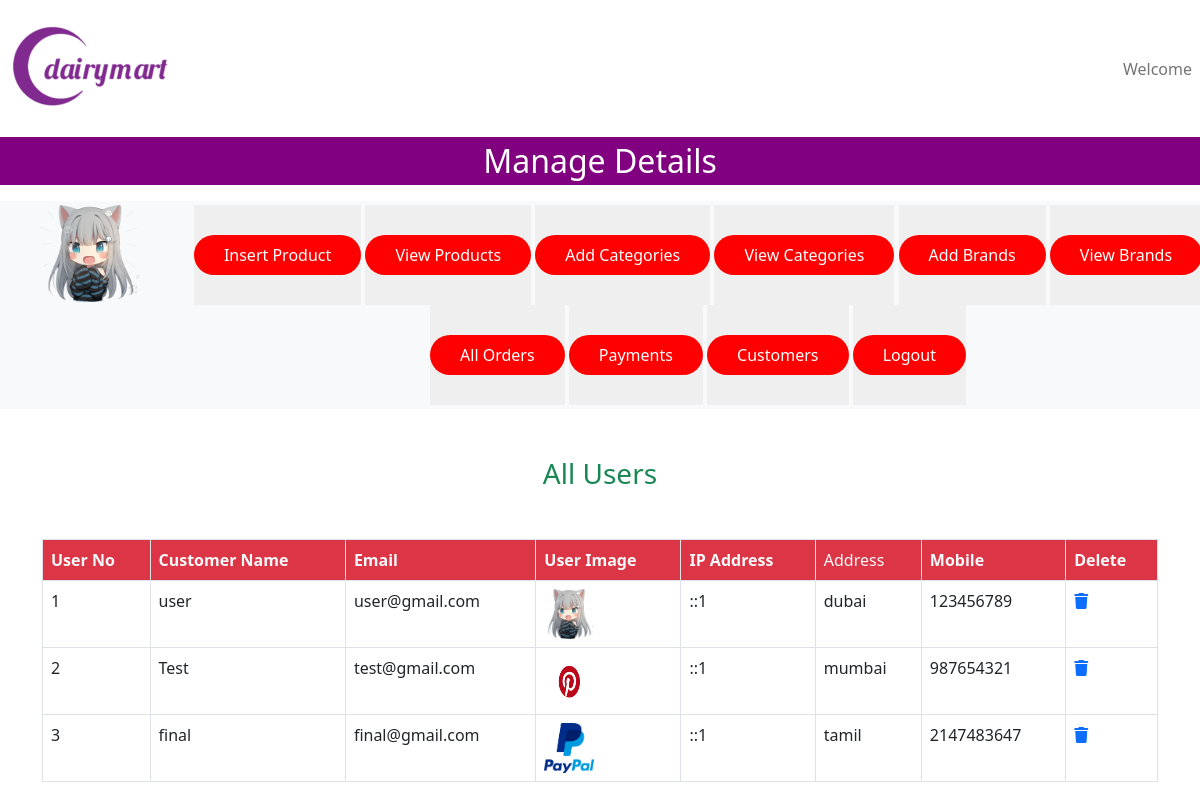
/admin/index.php?list_users, run on the app's committed database.
### tables this page shows
CREATE TABLE `user_table` (
  `user_id` int(11) NOT NULL,
  `user_name` varchar(100) NOT NULL,
  `user_email` varchar(100) NOT NULL,
  `user_password` varchar(225) NOT NULL,
  `user_image` varchar(225) NOT NULL,
  `user_ip` varchar(255) NOT NULL,
  `user_address` varchar(255) NOT NULL,
  `user_mobile` int(10) NOT NULL
);

### admin/list_user.php (the view)
<h3 class="text-center text-success">All Users</h3>
<table class="table table-bordered mt-5">
    <thead class="bg-danger text-light">
        <?php
        $get_users="select * from `user_table`";
        $result=mysqli_query($con,$get_users);
        $row_count=mysqli_num_rows($result);
        if($row_count==0){
            echo "<h2 class='text-center text=danger'>No User registered Yet</h2>";
        }else{
            echo "
            <tr>
            <th>User No</th>
            <th>Customer Name</th>
            <th>Email</th>
            <th>User Image</th>
            <th>IP Address</th>
            <td>Address</td>
            <th>Mobile</th>
            <th>Delete</th>
            </tr>";
            $number=0;
            while($row_data=mysqli_fetch_assoc($result)){
            $user_id=$row_data['user_id'];
            $user_name=$row_data['user_name'];
            $user_email=$row_data['user_email'];
            $user_image=$row_data['user_image'];
            $user_ip=$row_data['user_ip'];
            $user_address=$row_data['user_address'];
            $user_mobile=$row_data['user_mobile'];
            $number++;
            ?>
<tbody>
<tr>
            <td><?php echo $number ?></td>
            <td><?php echo $user_name ?></td>
            <td><?php echo $user_email ?></td>
            <td><img src="../images/<?php echo $user_image ?>" width="50px" height="50px"></td>
            <td><?php echo $user_ip ?></td>
            <td><?php echo $user_address ?></td>
            <td><?php echo $user_mobile ?></td>
            <td><a href="index.php?delete_user=<?php echo $user_id ?>"><i class="fa-solid fa-trash"></i></a></td>
            </tr>
</tbody>
<?php
        }
        }
        ?>
    </thead>
</table>

### admin/style.css (style rules this page uses)
* { margin: 0; padding: 0; }

### data on the page
user_table: user_name "user", user_email "user@gmail.com", user_image (picture), user_ip "::1", user_address "dubai", user_mobile "123456789"
user_table: user_name "Test", user_email "test@gmail.com", user_image (picture), user_ip "::1", user_address "mumbai", user_mobile "987654321"
user_table: user_name "final", user_email "final@gmail.com", user_image (picture), user_ip "::1", user_address "tamil", user_mobile "2147483647"
